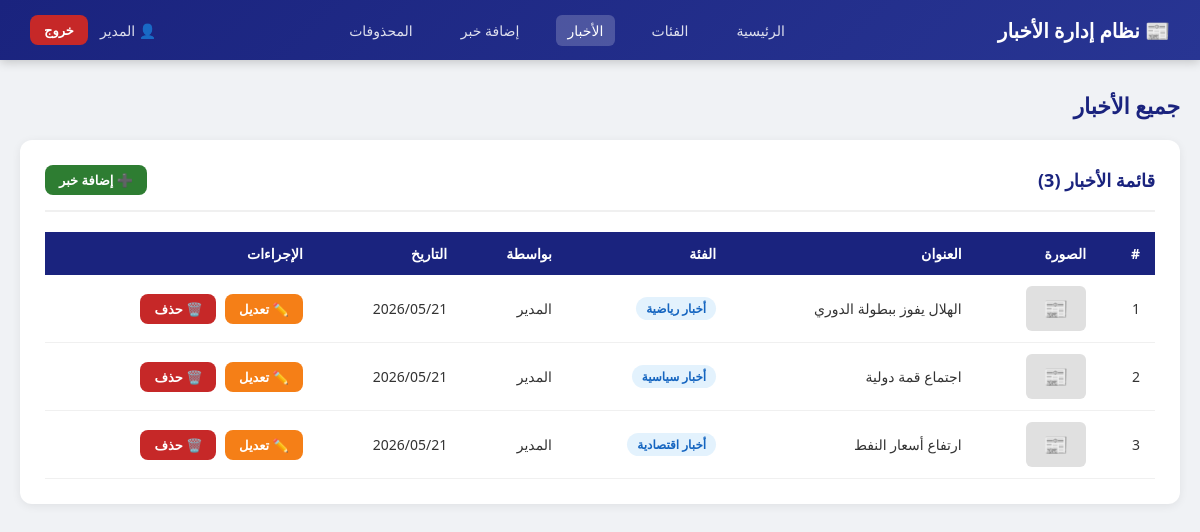
The app's page /news.php (signed in) with its own data.
### tables this page shows
CREATE TABLE IF NOT EXISTS news (
    id INT AUTO_INCREMENT PRIMARY KEY,
    title VARCHAR(255) NOT NULL,
    category_id INT NOT NULL,
    details TEXT NOT NULL,
    image VARCHAR(255),
    user_id INT NOT NULL,
    deleted TINYINT(1) DEFAULT 0,
    created_at TIMESTAMP DEFAULT CURRENT_TIMESTAMP,
    FOREIGN KEY (category_id) REFERENCES categories(id),
    FOREIGN KEY (user_id) REFERENCES users(id)
);

CREATE TABLE IF NOT EXISTS categories (
    id INT AUTO_INCREMENT PRIMARY KEY,
    name VARCHAR(100) NOT NULL,
    created_at TIMESTAMP DEFAULT CURRENT_TIMESTAMP
);

CREATE TABLE IF NOT EXISTS users (
    id INT AUTO_INCREMENT PRIMARY KEY,
    name VARCHAR(100) NOT NULL,
    email VARCHAR(100) NOT NULL UNIQUE,
    password VARCHAR(255) NOT NULL,
    created_at TIMESTAMP DEFAULT CURRENT_TIMESTAMP
);

### news.php (the view, shortened to what this page needs)
<?php
require_once 'includes/functions.php';
$news = $pdo->query("
    SELECT n.*, c.name as cat_name, u.name as user_name
    FROM news n
    JOIN categories c ON n.category_id = c.id
    JOIN users u ON n.user_id = u.id
    WHERE n.deleted = 0
    ORDER BY n.created_at DESC
")->fetchAll(PDO::FETCH_ASSOC);
?>
<!DOCTYPE html>
<html lang="ar" dir="rtl">
<head>
    <link rel="stylesheet" href="includes/style.css">
</head>
<body>
<nav class="navbar">
    <div class="brand">📰 نظام إدارة الأخبار</div>
    <div class="nav-links">
        <a href="dashboard.php">الرئيسية</a>
        <a href="categories.php">الفئات</a>
        <a href="news.php" class="active">الأخبار</a>
        <a href="add_news.php">إضافة خبر</a>
        <a href="deleted_news.php">المحذوفات</a>
    </div>
    <div class="user-info">
        <span>👤 <?= htmlspecialchars($_SESSION['user_name']) ?></span>
        <a href="logout.php" class="btn btn-danger btn-sm">خروج</a>
    </div>
</nav>
<div class="container">
    <div class="page-title">جميع الأخبار</div>
    <div class="card">
        <div class="card-header">
            <h3>قائمة الأخبار (<?= count($news) ?>)</h3>
            <a href="add_news.php" class="btn btn-success btn-sm">➕ إضافة خبر</a>
        </div>
        <table>
            <thead>
                <tr>
                    <th>#</th>
                    <th>الصورة</th>
                    <th>العنوان</th>
                    <th>الفئة</th>
                    <th>بواسطة</th>
                    <th>التاريخ</th>
                    <th>الإجراءات</th>
                </tr>
            </thead>
            <tbody>
                <?php if (empty($news)): ?>
                    <tr><td colspan="7" style="text-align:center; color:#999; padding:30px">لا توجد أخبار</td></tr>
                <?php else: ?>
                    <?php foreach ($news as $i => $n): ?>
                    <tr>
                        <td><?= $i + 1 ?></td>
                        <td>
                            <?php if ($n['image'] && file_exists('uploads/' . $n['image'])): ?>
                                <img src="uploads/<?= htmlspecialchars($n['image']) ?>" class="news-img" alt="">
                            <?php else: ?>
                                <div class="no-img">📰</div>
                            <?php endif; ?>
                        </td>
                        <td><?= htmlspecialchars($n['title']) ?></td>
                        <td><span class="badge badge-primary"><?= htmlspecialchars($n['cat_name']) ?></span></td>
                        <td><?= htmlspecialchars($n['user_name']) ?></td>
                        <td><?= date('Y/m/d', strtotime($n['created_at'])) ?></td>
                        <td class="actions">
                            <a href="edit_news.php?id=<?= $n['id'] ?>" class="btn btn-warning btn-sm">✏️ تعديل</a>
                            <a href="?delete=<?= $n['id'] ?>" class="btn btn-danger btn-sm"
                               onclick="return confirm('هل أنت متأكد من حذف هذا الخبر؟')">🗑️ حذف</a>
                        </td>
                    </tr>
                    <?php endforeach; ?>
                <?php endif; ?>
            </tbody>
        </table>
    </div>
</div>
</body>
</html>

### includes/style.css (style rules this page uses)
* { margin: 0; padding: 0; box-sizing: border-box; }
body { font-family: 'Segoe UI', Tahoma, Geneva, Verdana, sans-serif; background: #f0f2f5; direction: rtl; color: #333; }
.btn { display: inline-block; padding: 10px 22px; border: none; border-radius: 8px; cursor: pointer; font-size: 14px; font-family: inherit; font-weight: 600; text-decoration: none; transition: all 0.3s; }
.btn-success { background: #2e7d32; color: white; }
.btn-danger { background: #c62828; color: white; }
.btn-warning { background: #f57f17; color: white; }
.btn-sm { padding: 6px 14px; font-size: 13px; }
.navbar { background: linear-gradient(135deg, #1a237e, #283593); color: white; padding: 0 30px; display: flex; align-items: center; justify-content: space-between; height: 60px; box-shadow: 0 2px 10px rgba(0,0,0,0.2); position: sticky; top: 0; z-index: 100; }
.navbar .brand { font-size: 20px; font-weight: 700; }
.navbar .nav-links a { color: rgba(255,255,255,0.85); text-decoration: none; margin-right: 20px; font-size: 14px; padding: 6px 12px; border-radius: 6px; transition: all 0.3s; }
.navbar .nav-links a:hover, .navbar .nav-links a.active { background: rgba(255,255,255,0.2); color: white; }
.navbar .user-info { display: flex; align-items: center; gap: 12px; font-size: 14px; }
.navbar .user-info span { opacity: 0.85; }
.container { max-width: 1200px; margin: 30px auto; padding: 0 20px; }
.card { background: white; border-radius: 12px; padding: 25px; box-shadow: 0 2px 10px rgba(0,0,0,0.07); margin-bottom: 25px; }
.card-header { display: flex; justify-content: space-between; align-items: center; margin-bottom: 20px; padding-bottom: 15px; border-bottom: 2px solid #f0f0f0; }
.card-header h3 { font-size: 18px; color: #1a237e; }
table { width: 100%; border-collapse: collapse; }
table th { background: #1a237e; color: white; padding: 12px 15px; text-align: right; font-size: 14px; }
table td { padding: 11px 15px; border-bottom: 1px solid #f0f0f0; font-size: 14px; vertical-align: middle; }
table .actions { white-space: nowrap; }
table .actions a, table .actions button { margin-left: 5px; }
.no-img { width: 60px; height: 45px; background: #e0e0e0; border-radius: 6px; display: flex; align-items: center; justify-content: center; font-size: 20px; }
.page-title { font-size: 22px; color: #1a237e; margin-bottom: 20px; font-weight: 700; }
.badge { display: inline-block; padding: 3px 10px; border-radius: 20px; font-size: 12px; font-weight: 600; }
.badge-primary { background: #e3f2fd; color: #1565c0; }

### records on screen
news: title "الهلال يفوز ببطولة الدوري", category.name "أخبار رياضية", user.name "المدير", created_at "2026/05/21"
news: title "اجتماع قمة دولية", category.name "أخبار سياسية", user.name "المدير", created_at "2026/05/21"
news: title "ارتفاع أسعار النفط", category.name "أخبار اقتصادية", user.name "المدير", created_at "2026/05/21"

### other values on screen
$_SESSION['user_name'] "المدير"
count($news) "3"
